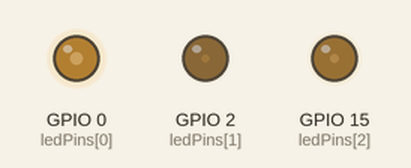
This sketch was run on a simulated ESP32. On the bench: output pins drawn as LEDs (lit = HIGH). Random numbers use the default seed unless the sketch sets one.

Above: at 0.1 s.
At 5.1 s:
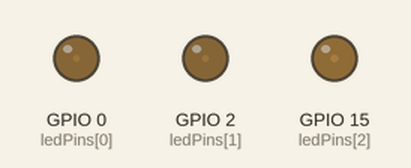
At 9.9 s:
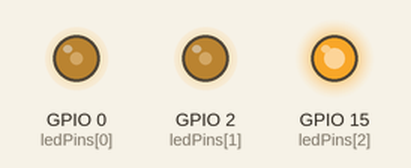
At 19.9 s:
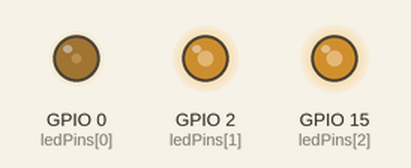
At 29.7 s:
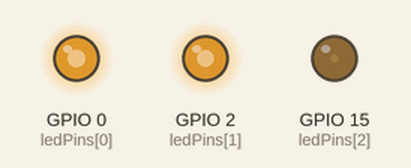
At 39.7 s:
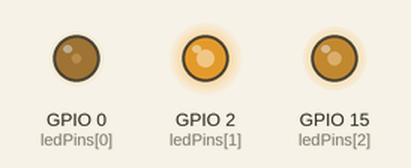
Timing chart, 0 to 40.0 s (numbered marks = the images above):
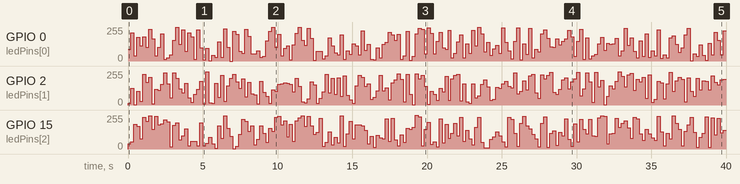

The sketch:

Project_06_RGB_LED.ino
```cpp
//**********************************************************************
/*
 * 文件名  : RGB LED
 * 描述 : 使用RGB 显示随机颜色.
*/
int ledPins[] = {0, 2, 15};    //定义红、绿、蓝引脚
const byte chns[] = {0, 1, 2};        //定义PWM通道
int red, green, blue;
void setup() {
  for (int i = 0; i < 3; i++) {   //设置pwm通道，1KHz,8bit
    ledcSetup(chns[i], 1000, 8);
    ledcAttachPin(ledPins[i], chns[i]);
  }
}

void loop() {
  red = random(0, 256);
  green = random(0, 256);
  blue = random(0, 256);
  setColor(red, green, blue);
  delay(200);
}

void setColor(byte r, byte g, byte b) {
  ledcWrite(chns[0], 255 - r); //共阴极LED，高电平开启LED.
  ledcWrite(chns[1], 255 - g);
  ledcWrite(chns[2], 255 - b);
}
//*************************************************************************************
```

Measured:
- by itself, GPIO 2 (ledPins[1]): 0/255 → 14/255 at 0.00 s, → 125/255 0.20 s later, → 1/255 0.20 s later, → 103/255 0.20 s later, … (200 changes in this stretch)
- by itself, GPIO 0 (ledPins[0]): 0/255 → 88/255 at 0.00 s, → 212/255 0.20 s later, → 39/255 0.20 s later, → 177/255 0.20 s later, … (200 changes in this stretch)
